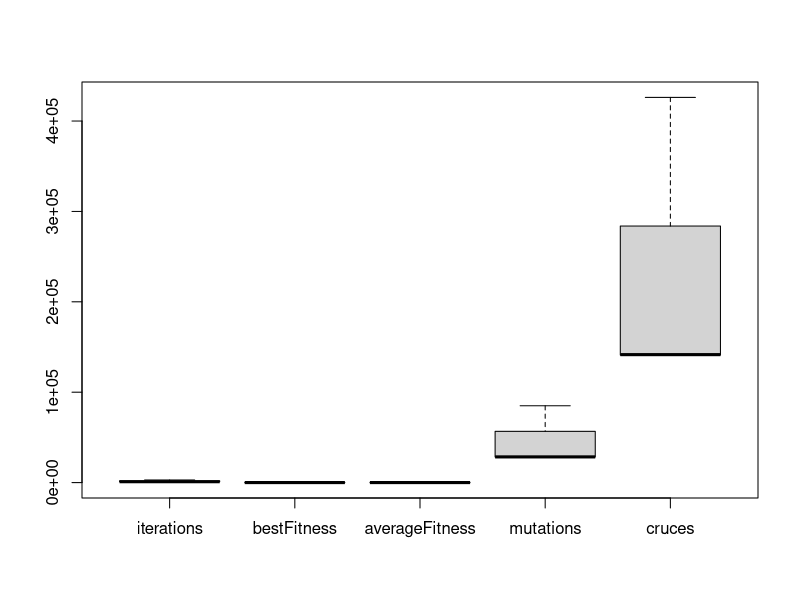

This chart was generated by the following R code:
setwd('./scripts')
iterations <- c(2860,945,950)
bestFitness <- c(0.005681818181818182,0.005681818181818182,0.005681818181818182)
averageFitness <- c(0.0037121212121212135,0.0037878787878787897,0.003674242424242425)
mutations <- c(84989,28300,28394)
cruces <- c(426140,140805,141550)
pdf('autoBoxPlotTest')
boxplot(iterations,bestFitness,averageFitness,mutations,cruces, names = c('iterations','bestFitness','averageFitness','mutations','cruces'))
dev.off()